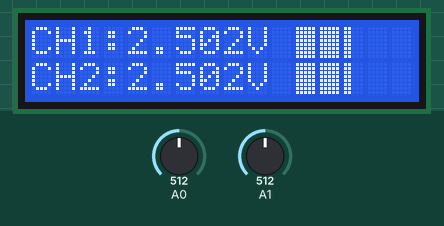
A sketch run on a simulated Arduino Uno, built with avr-gcc and run on an emulated ATmega328P. Shown: 16×2 character LCD. Inputs (shaded band) come from the test bench; at power-on: A0 = 512, A1 = 512.

Above: at 1.2 s.
1.3 s: A0 set to 716
At 2.7 s:
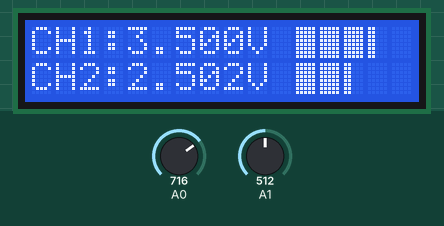
3.0 s: A1 set to 716
At 3.7 s:
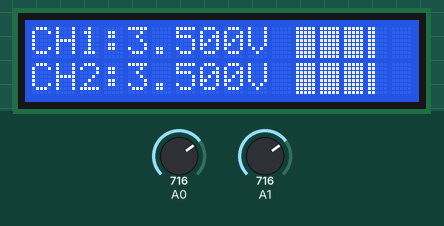
4.6 s: A0 set to 900
At 5.6 s:
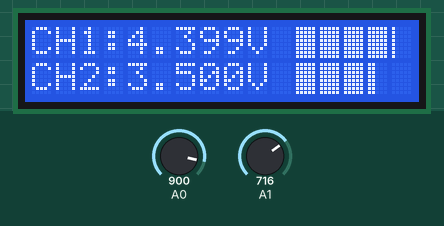
7.6 s: A1 set to 900
At 8.5 s:
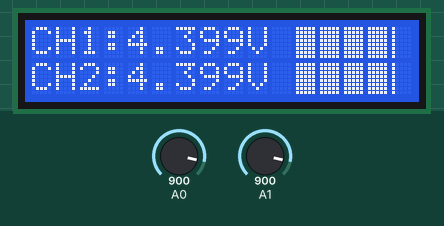
9.1 s: A0 set to 1023
At 10.4 s:
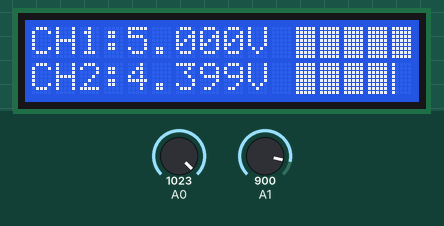
10.7 s: A1 set to 1023
At 11.3 s:
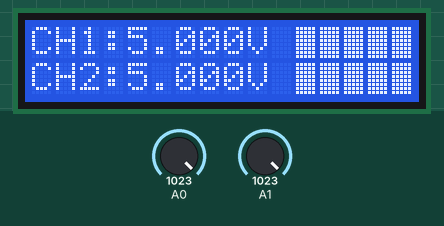
Timing chart, 0 to 13.2 s (numbered marks = the images above; inputs shaded):
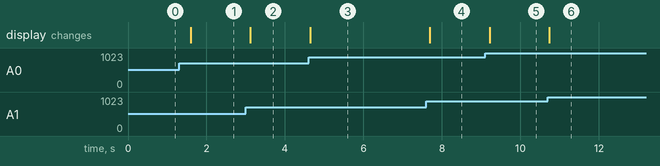

The sketch:

lcd-voltmeter.ino
```cpp
#include <LiquidCrystal.h>

const int rs = 12, en = 11, d4 = 5, d5 = 4, d6 = 3, d7 = 2;
LiquidCrystal lcd(rs, en, d4, d5, d6, d7);

byte progress[][8] =
{
  { B00000, B00000, B00000, B00000, B00000, B00000, B00000, B00000},
  { B10000, B10000, B10000, B10000, B10000, B10000, B10000, B10000},
  { B11000, B11000, B11000, B11000, B11000, B11000, B11000, B11000},
  { B11100, B11100, B11100, B11100, B11100, B11100, B11100, B11100},
  { B11110, B11110, B11110, B11110, B11110, B11110, B11110, B11110},
  { B11111, B11111, B11111, B11111, B11111, B11111, B11111, B11111}
};

void setup()
{
	for(uint8_t i=0; i<6; i++)
  		lcd.createChar(i, progress[i]);
    lcd.begin(16, 2);
}

void print_bar(uint8_t x, uint8_t y, int value)
{
  	// value 0..100 => 0 - 25 pixel
  	uint8_t pixel = value*25/100;
  	uint8_t blocks = pixel/5;
    uint8_t last = pixel%5;

  	lcd.setCursor(x,y);
  	for(uint8_t i=0; i<blocks; i++)
		lcd.write((uint8_t)5);
  	lcd.write((uint8_t)last);
}

void loop()
{
 	uint16_t adc1_value = analogRead(A0); // 0 ... 1023
 	uint8_t bar1_value = map(adc1_value, 0, 1023, 0, 100);
  	float voltage1 = adc1_value/1023.0*5.0;

  	uint16_t adc2_value = analogRead(A1); // 0 ... 1023
 	uint8_t bar2_value = map(adc2_value, 0, 1023, 0, 100);
  	float voltage2 = adc2_value/1023.0*5.0;

	lcd.clear();
  	lcd.setCursor(0,0);
  	lcd.print("CH1:");
  	lcd.print(voltage1, 3);
  	lcd.print("V");
  	print_bar(11,0, bar1_value);

    lcd.setCursor(0,1);
  	lcd.print("CH2:");
  	lcd.print(voltage2, 3);
  	lcd.print("V");
  	print_bar(11,1, bar2_value);

  	delay(500);
}
```

Measured:
- after the input at 1.3 s, the display: changes after 0.30 s (image 1)
- after the input at 3.0 s, the display: changes after 0.12 s (image 2)
- after the input at 4.6 s, the display: changes at once (image 3)
- after the input at 7.6 s, the display: changes after 0.09 s (image 4)
- after the input at 9.1 s, the display: changes after 0.12 s (image 5)
- after the input at 10.7 s, the display: changes at once (image 6)
